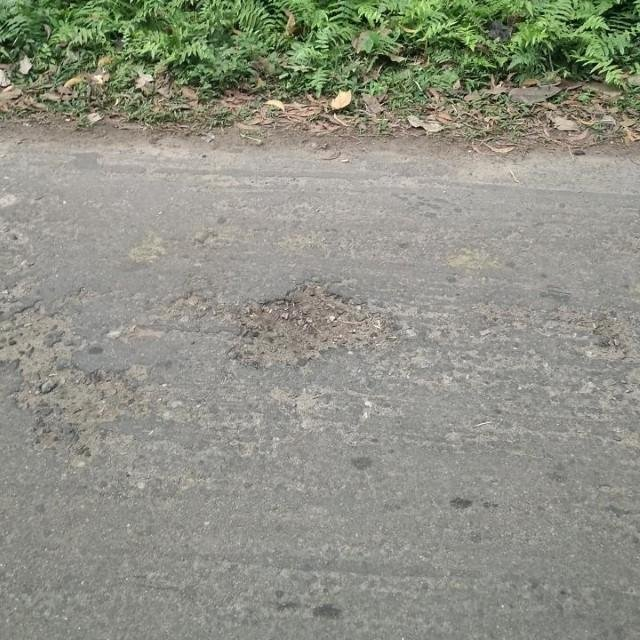
#> input picture dataset/buca/buca_0000.jpg, 640 x 640 px; its folder holds 3 pictures in this run
$ python prepare_data.py
#> lines starting #> are read from the running program, lines starting #| are printed output that depends on the picture
#> in carica, img is the input picture: PIL image 640x640 RGB; mean R, G, B 143.1, 145, 132.8
"""Prepara il dataset per il training: valida, deduplica, ridimensiona, splitta.

Legge una cartella con un sottodirectory per classe:

    dataset/
      buca/              *.jpg
      cassonetto_pieno/  *.jpg
      rifiuti/           *.jpg
      normale/           *.jpg      <-- classe negativa, vedi README

e scrive immagini RGB JPEG pulite in:

    data_prepared/train/<classe>/...
    data_prepared/val/<classe>/...

Perche non si legge direttamente da dataset/:
  - le immagini raccolte dal web includono file corrotti, PNG con canale alpha,
    JPEG in CMYK e GIF animate, che fanno fallire il decoder di TensorFlow;
  - gli stessi scatti ricompaiono piu volte, ricodificati o ridimensionati.
    Se un doppione finisce meta in train e meta in validation, la validation
    accuracy sale e il modello sembra buono quando non lo e.
"""

from __future__ import annotations

import argparse
import hashlib
import json
import random
import shutil
import sys
from collections import defaultdict
from pathlib import Path

from PIL import Image, ImageFile, ImageOps

# Molte immagini raccolte dal web hanno l'ultimo blocco JPEG troncato: senza
# questo flag Pillow solleva un errore invece di restituire l'immagine intera.
ImageFile.LOAD_TRUNCATED_IMAGES = True

ESTENSIONI = {".jpg", ".jpeg", ".png", ".bmp", ".webp", ".gif", ".tif", ".tiff"}


def dhash(img: Image.Image, lato: int = 16,
          contrasto_minimo: float = 6.0) -> str | None:
    """Impronta percettiva: uguale per lo stesso scatto ricodificato o riscalato.

    Confronta ogni pixel col successivo sulla riga, quindi dipende dalla
    struttura dell'immagine e non dai valori assoluti: resta stabile se
    cambiano luminosita, dimensione o qualita di compressione.

    Restituisce None per le immagini troppo piatte. Ridotta a 16x16 grigi, una
    foto di asfalto uniforme conserva pochissima struttura, e due scatti
    diversi possono produrre la stessa impronta. Siccome e proprio la classe
    'normale' a essere povera di texture, deduplicare alla cieca ne cancellerebbe
    buona parte: meglio tenere qualche doppione che svuotare la classe che
    tiene a bada i falsi allarmi.
    """
#> called with lato = 16, contrasto_minimo = 6
    piccola = img.convert("L").resize((lato + 1, lato), Image.Resampling.LANCZOS)
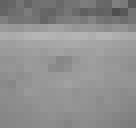
#> piccola: PIL image 17x16 L (shown 8 times larger); min 78, max 181, mean 143
    px = piccola.tobytes()  # mode "L": un byte per pixel, riga per riga

    media = sum(px) / len(px)
#> media = 143
    varianza = sum((v - media) ** 2 for v in px) / len(px)
#> varianza = 362.8
    if varianza ** 0.5 < contrasto_minimo:
        return None

    bit = bytearray()
    for y in range(lato):
        riga = px[y * (lato + 1):(y + 1) * (lato + 1)]
        for x in range(lato):
            bit.append(1 if riga[x] < riga[x + 1] else 0)
    return hashlib.md5(bytes(bit)).hexdigest()


def carica(percorso: Path) -> Image.Image | None:
    """Apre l'immagine come RGB, o None se illeggibile o troppo piccola."""
    try:
        img = Image.open(percorso)
        img.seek(0)  # primo fotogramma delle GIF animate
        # le foto di telefono spesso sono "ruotate" solo nei metadati EXIF
        img = ImageOps.exif_transpose(img).convert("RGB")
    except Exception:
        return None
    if min(img.size) < 32:
        return None
    return img


def main() -> int:
    p = argparse.ArgumentParser(
        description=__doc__, formatter_class=argparse.RawDescriptionHelpFormatter)
    p.add_argument("--dataset", type=Path, default=Path("../dataset"),
                   help="cartella con un sottodirectory per classe (default: ../dataset)")
    p.add_argument("--out", type=Path, default=Path("data_prepared"),
                   help="cartella di destinazione (default: data_prepared)")
    p.add_argument("--val-split", type=float, default=0.2,
                   help="quota di immagini per la validation (default: 0.2)")
    p.add_argument("--max-side", type=int, default=512,
                   help="lato massimo in pixel delle immagini salvate (default: 512)")
    p.add_argument("--seed", type=int, default=1234,
                   help="seed dello split, per poterlo riprodurre (default: 1234)")
    p.add_argument("--ignora", nargs="*", default=[],
                   help="nomi di sottocartelle da escludere")
    p.add_argument("--no-dedup", action="store_true",
                   help="non rimuovere i doppioni (sconsigliato)")
    args = p.parse_args()

    if not args.dataset.is_dir():
        print(f"ERRORE: cartella dataset non trovata: {args.dataset.resolve()}")
        return 1

    classi = sorted(d.name for d in args.dataset.iterdir()
                    if d.is_dir() and not d.name.startswith((".", "_"))
                    and d.name not in args.ignora)
    if len(classi) < 2:
        print(f"ERRORE: servono almeno 2 classi, trovate {classi}")
        return 1

    print(f"Dataset:  {args.dataset.resolve()}")
    print(f"Classi:   {', '.join(classi)}\n")

    # --- scansione, validazione e deduplica -------------------------------
    # La deduplica e globale fra le classi: se la stessa foto compare in due
    # classi diverse e un errore di etichettatura, e tenerne una sola e
    # comunque meglio che insegnare al modello due risposte opposte.
    visti: dict[str, str] = {}  # impronta -> "classe/nomefile"
    per_classe: dict[str, list[tuple[Path, Image.Image]]] = defaultdict(list)
    n_illeggibili = 0
    n_doppioni = 0
    n_piatte = 0
    conflitti: list[tuple[str, str]] = []

    for classe in classi:
        file = sorted(f for f in (args.dataset / classe).rglob("*")
                      if f.is_file() and f.suffix.lower() in ESTENSIONI)
        for f in file:
            img = carica(f)
            if img is None:
                n_illeggibili += 1
                continue
            if not args.no_dedup:
                impronta = dhash(img)
#> impronta = 'c93d6baceb25294a8cee7ed816514505'
                if impronta is None:
                    n_piatte += 1  # troppo uniforme per confrontarla, la teniamo
                elif impronta in visti:
                    n_doppioni += 1
                    if visti[impronta].split("/")[0] != classe:
                        conflitti.append((visti[impronta], f"{classe}/{f.name}"))
                    continue
                else:
                    visti[impronta] = f"{classe}/{f.name}"
            per_classe[classe].append((f, img))
        print(f"  {classe:<20} {len(file):>5} file -> {len(per_classe[classe]):>5} usabili")
#> pass 2 of the loop in main, `for classe in classi:`:
#> file = 1 item
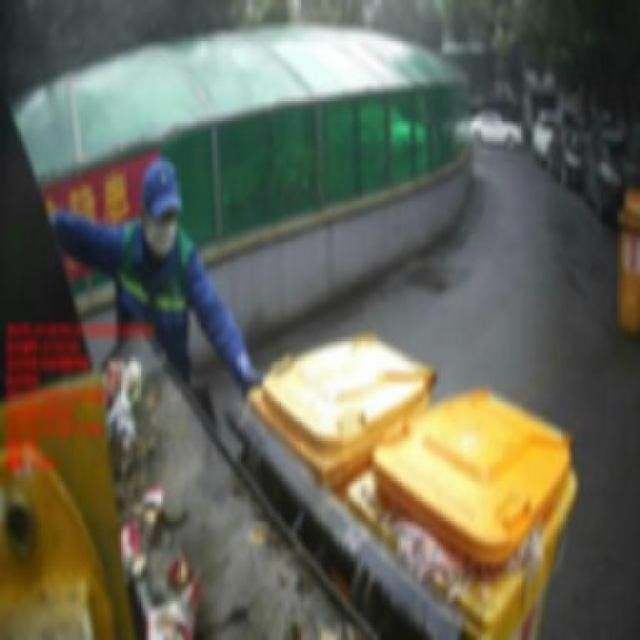
#> input picture dataset/cassonetto_pieno/cassonetto_pieno_0002.jpg, 640 x 640 px
#> in carica, img is the input picture: PIL image 640x640 RGB; mean R, G, B 101.7, 100.7, 84.9
#> in dhash (call 4), `piccola = img.convert("L").resize((lato + 1, lato), Image.Resampling.L..`:
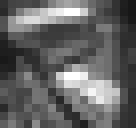
#> piccola: PIL image 17x16 L (shown 8 times larger); min 23, max 255, mean 99.2
#> media = 99.23
#> varianza = 2731.8
#> impronta = 'f30d7db0b5ab0d9dcb2d2505fa999b4c'
#|   cassonetto_pieno         1 file ->     1 usabili

    print(f"\nScartate: {n_illeggibili} illeggibili, {n_doppioni} doppioni"
          + (f"  ({n_piatte} troppo uniformi per il confronto, tenute)"
             if n_piatte else ""))
    if conflitti:
        print(f"\nATTENZIONE: {len(conflitti)} immagini identiche etichettate "
              f"in classi diverse. Prime 5:")
        for a, b in conflitti[:5]:
            print(f"  {a}  ==  {b}")
        print("  -> controlla l'etichettatura, queste confondono il modello.")

    vuote = [c for c in classi if len(per_classe[c]) < 2]
    if vuote:
        print(f"\nERRORE: classi con meno di 2 immagini usabili: {vuote}")
        return 1

    # --- split stratificato ------------------------------------------------
    if args.out.exists():
        shutil.rmtree(args.out)

    rng = random.Random(args.seed)
    riepilogo: dict[str, dict[str, int]] = {}
    for classe in classi:
        elementi = per_classe[classe]
        rng.shuffle(elementi)
        # almeno 1 immagine in validation e almeno 1 in training
        n_val = max(1, min(len(elementi) - 1, round(len(elementi) * args.val_split)))
        gruppi = {"val": elementi[:n_val], "train": elementi[n_val:]}
        riepilogo[classe] = {s: len(v) for s, v in gruppi.items()}

        for split, elenco in gruppi.items():
            dest = args.out / split / classe
            dest.mkdir(parents=True, exist_ok=True)
            for i, (_origine, img) in enumerate(elenco):
                img.thumbnail((args.max_side, args.max_side), Image.Resampling.LANCZOS)
                img.save(dest / f"{classe}_{i:05d}.jpg", "JPEG", quality=90)

    # --- resoconto ---------------------------------------------------------
    print(f"\nScritto in {args.out.resolve()}\n")
    print(f"  {'classe':<20} {'train':>7} {'val':>7} {'tot':>7}")
    tot_tr = tot_va = 0
    for classe in classi:
        tr, va = riepilogo[classe]["train"], riepilogo[classe]["val"]
        tot_tr, tot_va = tot_tr + tr, tot_va + va
        print(f"  {classe:<20} {tr:>7} {va:>7} {tr + va:>7}")
    print(f"  {'TOTALE':<20} {tot_tr:>7} {tot_va:>7} {tot_tr + tot_va:>7}")

    (args.out / "dataset_info.json").write_text(json.dumps({
        "classi": classi,
        "conteggi": riepilogo,
        "seed": args.seed,
        "val_split": args.val_split,
        "max_side": args.max_side,
        "sorgente": str(args.dataset.resolve()),
        "scartate": {"illeggibili": n_illeggibili, "doppioni": n_doppioni,
                     "troppo_uniformi": n_piatte,
                     "conflitti": len(conflitti)},
    }, indent=2, ensure_ascii=False), encoding="utf-8")

    # --- avvertimenti, prima di sprecare mezzora di training ---------------
    avvisi = []
    if "normale" not in classi:
        avvisi.append(
            "manca la classe 'normale' (asfalto pulito, marciapiede, traffico).\n"
            "    Senza, il modello e costretto a scegliere fra le classi presenti\n"
            "    e segnalera una buca su ogni fotogramma di strada normale.")
    totali = [sum(riepilogo[c].values()) for c in classi]
    if max(totali) > 4 * min(totali):
        avvisi.append(
            f"classi molto sbilanciate ({min(totali)} contro {max(totali)} immagini);\n"
            "    train.py applica i pesi di classe, ma e meglio bilanciare i dati.")
    if tot_tr < 200:
        avvisi.append(f"solo {tot_tr} immagini di training: aspettati un modello fragile.")
    for a in avvisi:
        print(f"\nATTENZIONE: {a}")

    return 0


if __name__ == "__main__":
#> (the run stopped early here; a loop or call above may not have finished)
